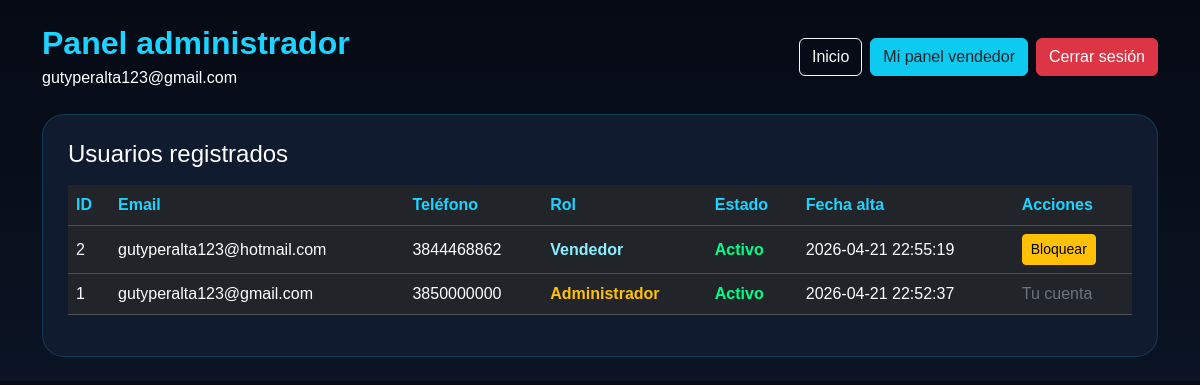
The page /admin/dashboard (signed in) on the database its author committed.
### tables this page shows
CREATE TABLE users (
            id INTEGER PRIMARY KEY AUTOINCREMENT,
            email TEXT UNIQUE,
            telefono TEXT UNIQUE,
            password TEXT,
            tienda_nombre TEXT,
            ciudad TEXT,
            role TEXT DEFAULT 'seller',
            blocked INTEGER DEFAULT 0,
            created_at TIMESTAMP DEFAULT CURRENT_TIMESTAMP
        );

### admin.py (the view)
@admin_routes.route("/admin/dashboard")
def admin_dashboard():
    if "user_id" not in session:
        return redirect(url_for("auth.login"))
    if not es_admin():
        flash("No tenés permisos para entrar al panel administrador.", "danger")
        return redirect(url_for("products.seller_dashboard"))
    conn = get_db()
    c = conn.cursor()
    usuarios = c.execute("""
        SELECT
            id,
            email,
            telefono,
            role,
            blocked,
            created_at
        FROM users
        ORDER BY id DESC
    """).fetchall()
    conn.close()
    return render_template("admin_dashboard.html", usuarios=usuarios)

### admin.py (called while the page is built)
def es_admin():
    return session.get("role") == "admin"

### database.py (called while the page is built)
def get_db():
    conn = sqlite3.connect(DB_NAME)
    conn.row_factory = sqlite3.Row
    return conn

### templates/admin_dashboard.html (shortened to what this page needs)
<!DOCTYPE html>
<html lang="es">
<head>
    <link href="https://cdn.jsdelivr.net/npm/bootstrap@5.3.2/dist/css/bootstrap.min.css" rel="stylesheet">
</head>
<body>
    <div class="container py-4">
        <div class="d-flex flex-column flex-md-row justify-content-between align-items-md-center gap-3 mb-4">
            <div>
                <h2 class="title mb-1">Panel administrador</h2>
                <div>{{ session["email"] }}</div>
            </div>
            <div class="d-flex gap-2 flex-wrap">
                <a href="/" class="btn btn-outline-light">Inicio</a>
                <a href="/seller/dashboard" class="btn btn-info text-dark">Mi panel vendedor</a>
                <a href="/logout" class="btn btn-danger">Cerrar sesión</a>
            </div>
        </div>
        <div class="box">
            <h4 class="mb-3">Usuarios registrados</h4>
            <div class="table-responsive">
                <table class="table table-dark table-hover align-middle">
                    <thead>
                        <tr>
                            <th>ID</th>
                            <th>Email</th>
                            <th>Teléfono</th>
                            <th>Rol</th>
                            <th>Estado</th>
                            <th>Fecha alta</th>
                            <th>Acciones</th>
                        </tr>
                    </thead>
                    <tbody>
                        {% for user in usuarios %}
                            <tr class="fila-click" onclick="window.location='/admin/user/{{ user['id'] }}'">
                                <td>{{ user["id"] }}</td>
                                <td>{{ user["email"] or "-" }}</td>
                                <td>{{ user["telefono"] or "-" }}</td>
                                <td>
                                    {% if user["role"] == "admin" %}
                                        <span class="rol-admin">Administrador</span>
                                    {% else %}
                                        <span class="rol-seller">Vendedor</span>
                                    {% endif %}
                                </td>
                                <td>
                                    {% if user["blocked"] == 1 %}
                                        <span class="estado-bloqueado">Bloqueado</span>
                                    {% else %}
                                        <span class="estado-activo">Activo</span>
                                    {% endif %}
                                </td>
                                <td>{{ user["created_at"] }}</td>
                                <td onclick="event.stopPropagation()">
                                    {% if user["id"] == session["user_id"] %}
                                        <span class="text-secondary">Tu cuenta</span>
                                    {% else %}
                                        {% if user["blocked"] == 1 %}
                                            <a href="/admin/user/{{ user['id'] }}/unblock" class="btn btn-sm btn-success">
                                                Desbloquear
                                            </a>
                                        {% else %}
                                            <a href="/admin/user/{{ user['id'] }}/block" class="btn btn-sm btn-warning">
                                                Bloquear
                                            </a>
                                        {% endif %}
                                    {% endif %}
                                </td>
                            </tr>
                        {% else %}
                            <tr>
                                <td colspan="7">No hay usuarios registrados.</td>
                            </tr>
                        {% endfor %}
                    </tbody>
                </table>
            </div>
        </div>
    </div>
</body>
</html>

### templates/admin_dashboard.html (style rules this page uses)
body { background: linear-gradient(180deg, #050a14 0%, #0b1424 100%); color: white; font-family: Arial, Helvetica, sans-serif; }
.box { background: #101b2f; border-radius: 22px; padding: 25px; border: 1px solid rgba(29,211,255,0.18); }
.title { color: #1dd3ff; font-weight: 900; }
.table { color: white; }
.table thead th { color: #1dd3ff; }
.estado-activo { color: #00ff88; font-weight: 700; }
.rol-admin { color: #ffc107; font-weight: 700; }
.rol-seller { color: #8ceeff; font-weight: 700; }
.fila-click { cursor: pointer; }

### rows shown on the page
users: email "gutyperalta123@gmail.com", id "1", telefono "3850000000", role "Administrador", blocked "Activo", created_at "2026-04-21 22:52:37", shows "Tu cuenta"
users: id "2", email "gutyperalta123@hotmail.com", telefono "3844468862", role "Vendedor", blocked "Activo", created_at "2026-04-21 22:55:19"
